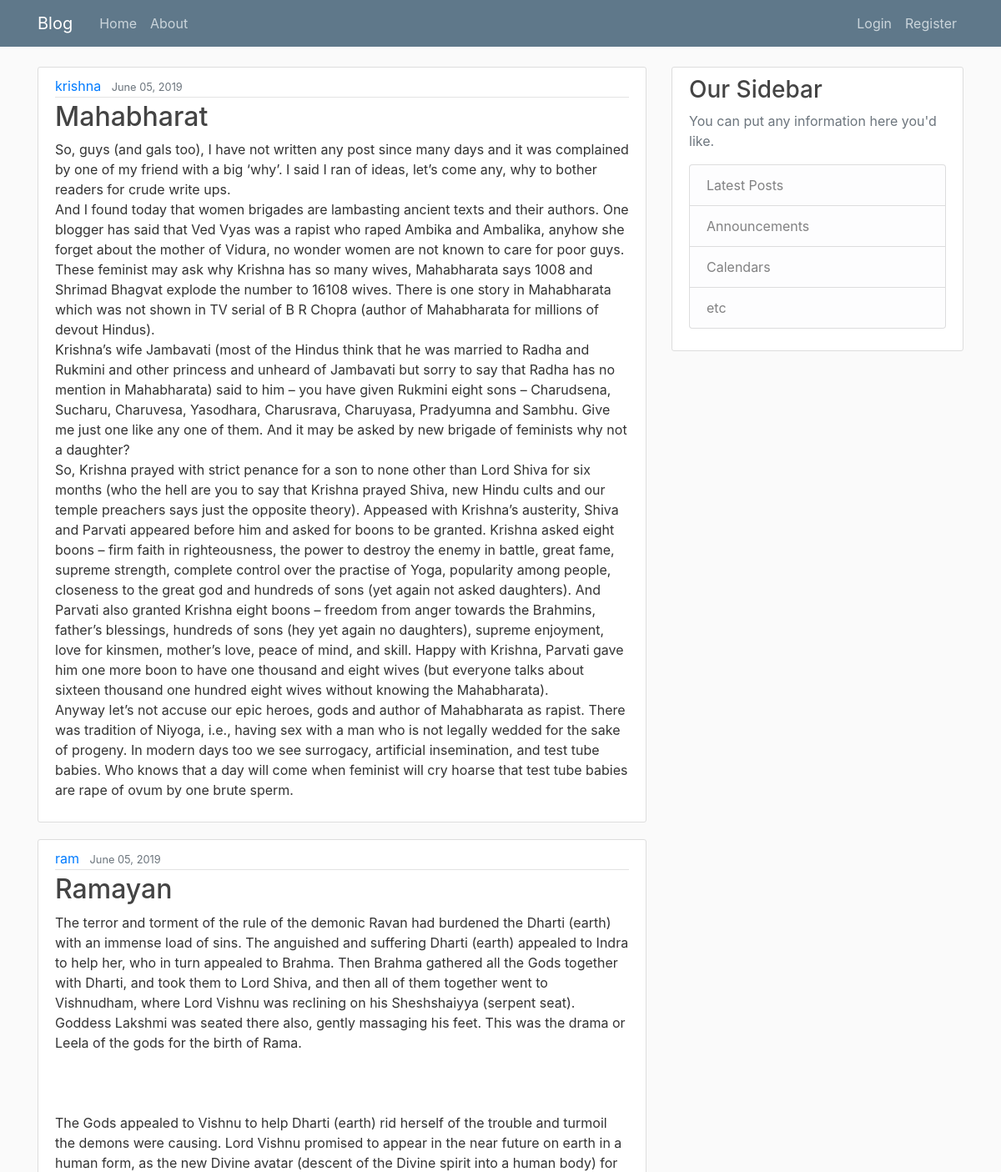
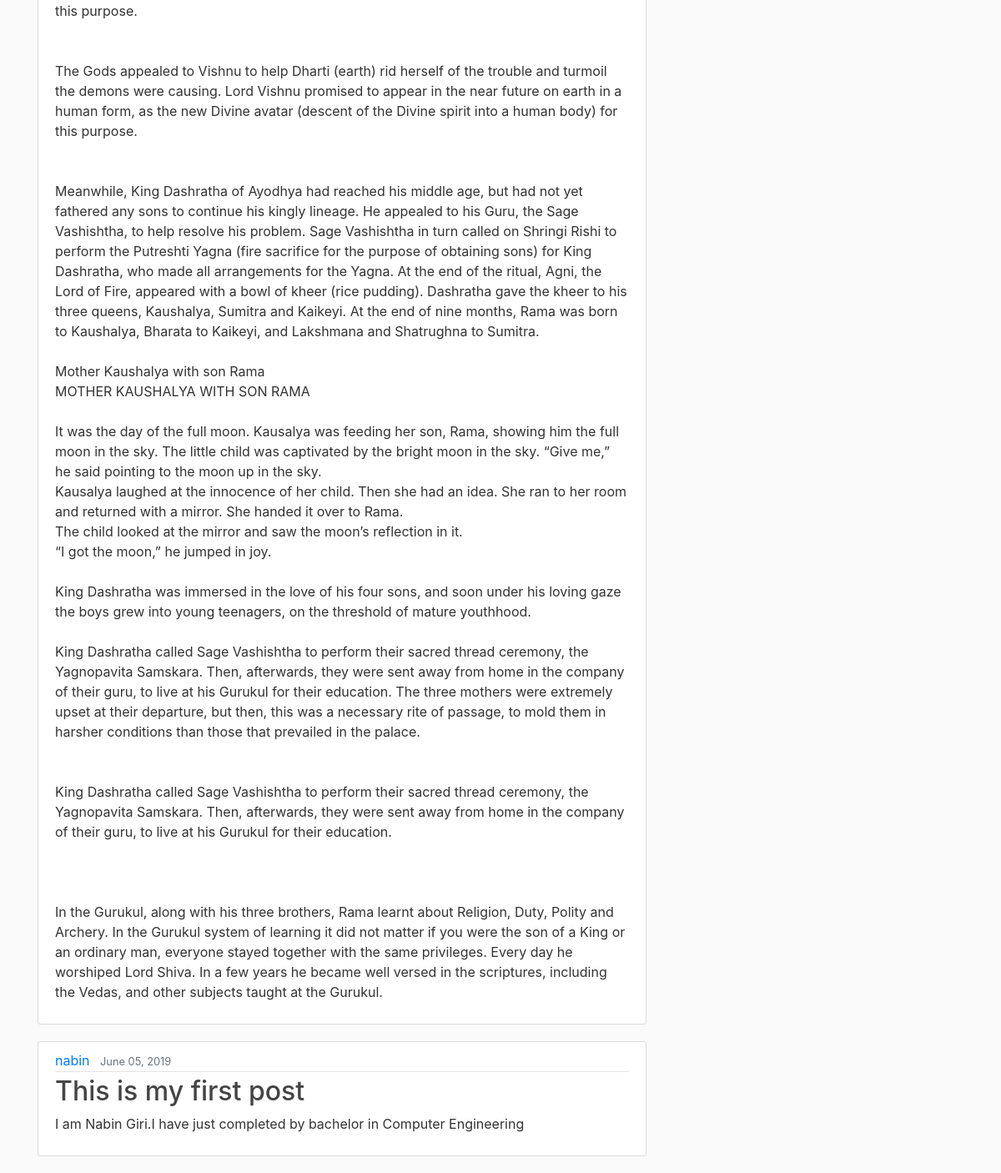
The page / on the database its author committed (2 pictures, top to bottom).
### blog/models.py (models this page shows, shortened)
class Post(models.Model):
    title = models.CharField(max_length=200)
    content = models.TextField()
    author = models.ForeignKey(User, on_delete=models.CASCADE)
    date_posted = models.DateTimeField(default=timezone.now)

### blog/views.py (the view)
# urls.py: path('', PostListView.as_view(),name='blog-home'),
class PostListView(ListView):
    model = Post
    template_name = 'blog/home.html' #<app>/<model>_<view.type>.html
    context_object_name = 'posts'
    ordering = ['-date_posted']

### blog/templates/blog/home.html
{%extends "blog/base.html" %}
{% block content %}
{% for post in posts %}
<article class="media content-section">
  <div class="media-body">
    <div class="article-metadata">
      <a class="mr-2" href="#">{{ post.author }}</a>
      <small class="text-muted">{{ post.date_posted|date:"F d, Y" }}</small>
    </div>
    <h2><a class="article-title" href="{%url 'post-detail' post.id%}">{{ post.title }}</a></h2>
    <p class="article-content">{{ post.content }}</p>
  </div>
</article>
{% endfor %}
{% endblock content%}

### blog/static/blog/main.css (style rules this page uses)
body { background: #fafafa; color: #333333; margin-top: 5rem; }
h1, h2, h3, h4, h5, h6 { color: #444444; }
.content-section { background: #ffffff; padding: 10px 20px; border: 1px solid #dddddd; border-radius: 3px; margin-bottom: 20px; }
.article-title { color: #444444; }
.article-content { white-space: pre-line; }
.article-metadata { padding-bottom: 1px; margin-bottom: 4px; border-bottom: 1px solid #e3e3e3 }

### rows shown on the page
Post: author "krishna", date_posted "June 05, 2019", title "Mahabharat", content "So, guys (and gals too), I have not written any post since many days and it was complained by one of my friend with a big ‘why’. I said I ran of ideas, let’s come any, why to bother readers for crude write ups. And I found today that women brigades are lambasting ancient texts and their authors. One blogger has said that Ved Vyas was a rapist who raped Ambika and Ambalika, anyhow she forget about the mother of Vidura, no wonder women are not known to care for poor guys. These feminist may ask why Krishna has so many wives, Mahabharata says 1008 and Shrimad Bhagvat explode the number to 16108 wives. There is one story in Mahabharata which was not shown in TV serial of B R Chopra (author of…"
Post: author "ram", date_posted "June 05, 2019", title "Ramayan", content "The terror and torment of the rule of the demonic Ravan had burdened the Dharti (earth) with an immense load of sins. The anguished and suffering Dharti (earth) appealed to Indra to help her, who in turn appealed to Brahma. Then Brahma gathered all the Gods together with Dharti, and took them to Lord Shiva, and then all of them together went to Vishnudham, where Lord Vishnu was reclining on his Sheshshaiyya (serpent seat). Goddess Lakshmi was seated there also, gently massaging his feet. This was the drama or Leela of the gods for the birth of Rama. The Gods appealed to Vishnu to help Dharti (earth) rid herself of the trouble and turmoil the demons were causing. Lord Vishnu promised to…"
Post: author "nabin", date_posted "June 05, 2019", title "This is my first post", content "I am Nabin Giri.I have just completed by bachelor in Computer Engineering"
